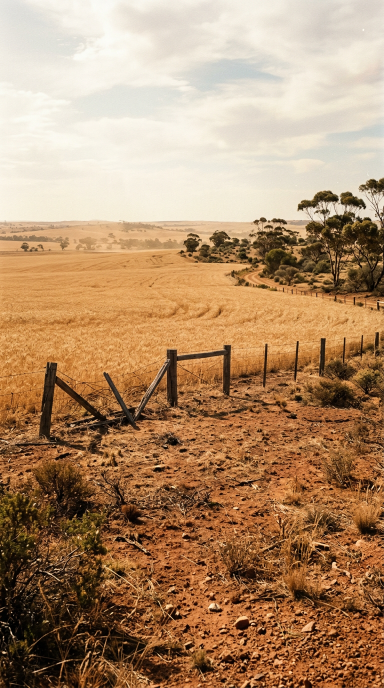
#> input picture past_detour_emu_1932/images/01_wheatbelt_opening.png, 768 x 1376 px (shown at 1/2 size)
$ python -i render_phase1.py   (imports and definitions only)
#> lines starting #> are read from the running program, lines starting #| are printed output that depends on the picture
#!/usr/bin/env python3
"""Render the 1932 Emu War Phase-1 Short from AI-generated still images.

No drawn/rigged/frame-by-frame character animation: the only visual motion is a
whole-image camera crop/zoom of generated scene stills. Requires pillow, numpy,
imageio-ffmpeg. Narration MP3 is a separately synthesized original voiceover.
"""
from __future__ import annotations

import math
import subprocess
import tempfile
import wave
from pathlib import Path

import imageio_ffmpeg
import numpy as np
from PIL import Image, ImageDraw, ImageFont, ImageFilter

ROOT = Path(__file__).resolve().parent
IMAGES = ROOT / "images"
AUDIO = ROOT / "audio"
OUT = ROOT / "Emu_War_1932_Phase1_Short.mp4"
# [1 line that did not run here, left out]
W, H, FPS, DURATION = 720, 1280, 24, 52
FONT_B = "/usr/share/fonts/truetype/dejavu/DejaVuSans-Bold.ttf"
FONT_R = "/usr/share/fonts/truetype/dejavu/DejaVuSans.ttf"
# Each beat is its own generated still, or a new camera crop on an earlier still.
# Captions summarize the nearby narrated passage, not verbatim timed subtitles.
BEATS = [
    ("01_wheatbelt_opening.png", 3.6, "THE EMU WAR", "Western Australia, 1932", "01  /  THE SETUP"),
    ("07_truck.png", 3.5, "SOLDIERS VS. BIRDS", "The birds had other plans.", "02  /  THE HOOK"),
    ("02_migration.png", 5.2, "20,000 EMUS", "Moved into wheat country", "03  /  THE ARRIVAL"),
    ("03_crop_damage.png", 4.0, "CROPS IN TROUBLE", "Farmers asked for help", "04  /  THE PROBLEM"),
    ("04_detachment.png", 4.7, "A TINY DETACHMENT", "Three men. Two Lewis guns.", "05  /  THE RESPONSE"),
    ("02_migration.png", 4.0, "THE FLOCK GATHERS", "An opportunity, briefly", "06  /  THE PLAN"),
    ("05_scatter.png", 4.1, "THEN IT SCATTERS", "Smaller groups, harder targets", "07  /  THE ESCAPE"),
    ("06_waterhole_jam.png", 4.2, "THE GUN JAMS", "The emus get away again", "08  /  THE WATERHOLE"),
    ("07_truck.png", 5.6, "A BOUNCING TRUCK", "Rough ground ruined the aim", "09  /  THE CHASE"),
    ("04_detachment.png", 5.0, "HUNDREDS KILLED", "But the problem remained", "10  /  THE RESULT"),
    ("03_crop_damage.png", 4.0, "STILL STRUGGLING", "The farms were not saved", "11  /  THE AFTERMATH"),
    ("02_migration.png", 4.1, "NOT A FORMAL WAR", "Who won the headline?", "12  /  THE QUESTION"),
]
# [1 line not run here, left out]


def run(args):
    subprocess.run(args, check=True, stdout=subprocess.DEVNULL, stderr=subprocess.PIPE)


def cover(source: Path) -> Image.Image:
#> called with source = 'images/01_wheatbelt_opening.png'
    image = Image.open(source).convert("RGB")
#> image is the input picture: PIL image 768x1376 RGB; mean R, G, B 175.7, 140.4, 106.7
    scale = max(W / image.width, H / image.height)
#> scale = 0.938
    size = (math.ceil(image.width * scale), math.ceil(image.height * scale))
#> size = (720, 1290)
    image = image.resize(size, Image.Resampling.LANCZOS)
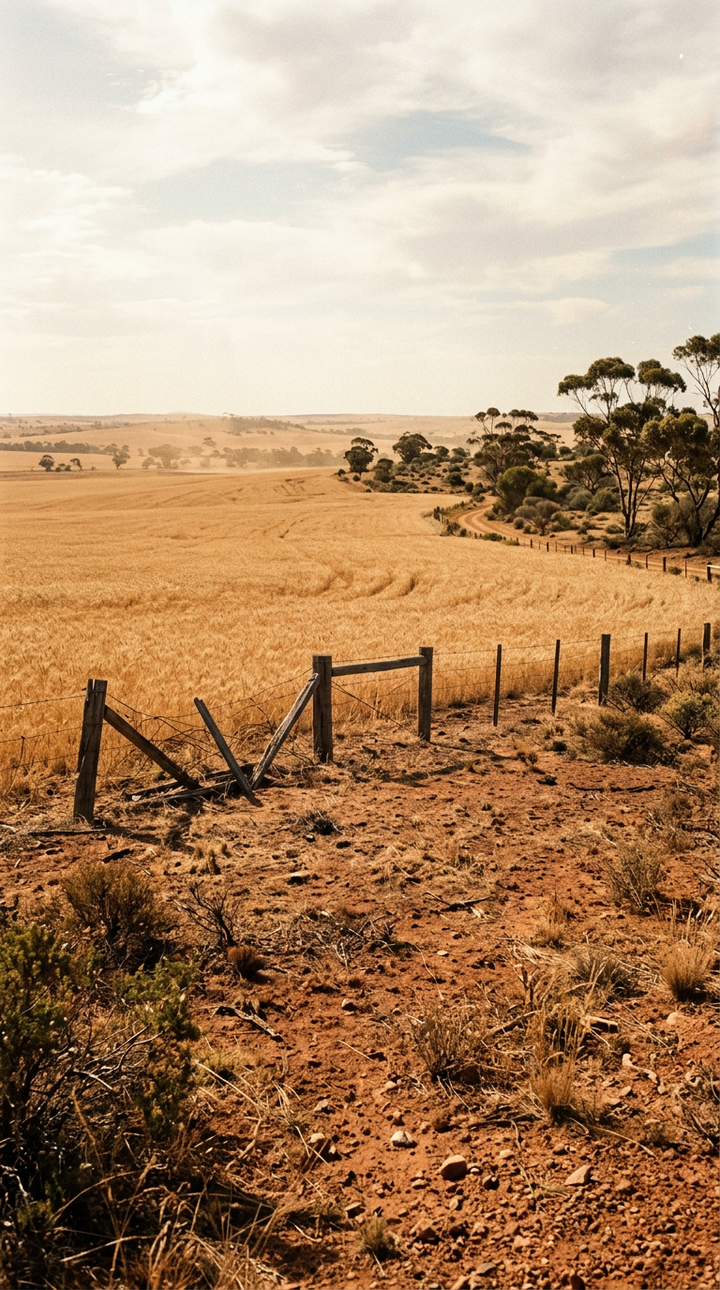
#> image: PIL image 720x1290 RGB; mean R, G, B 175.7, 140.4, 106.8
    x, y = (image.width - W) // 2, (image.height - H) // 2
#> x = 0; y = 5
    return image.crop((x, y, x + W, y + H))
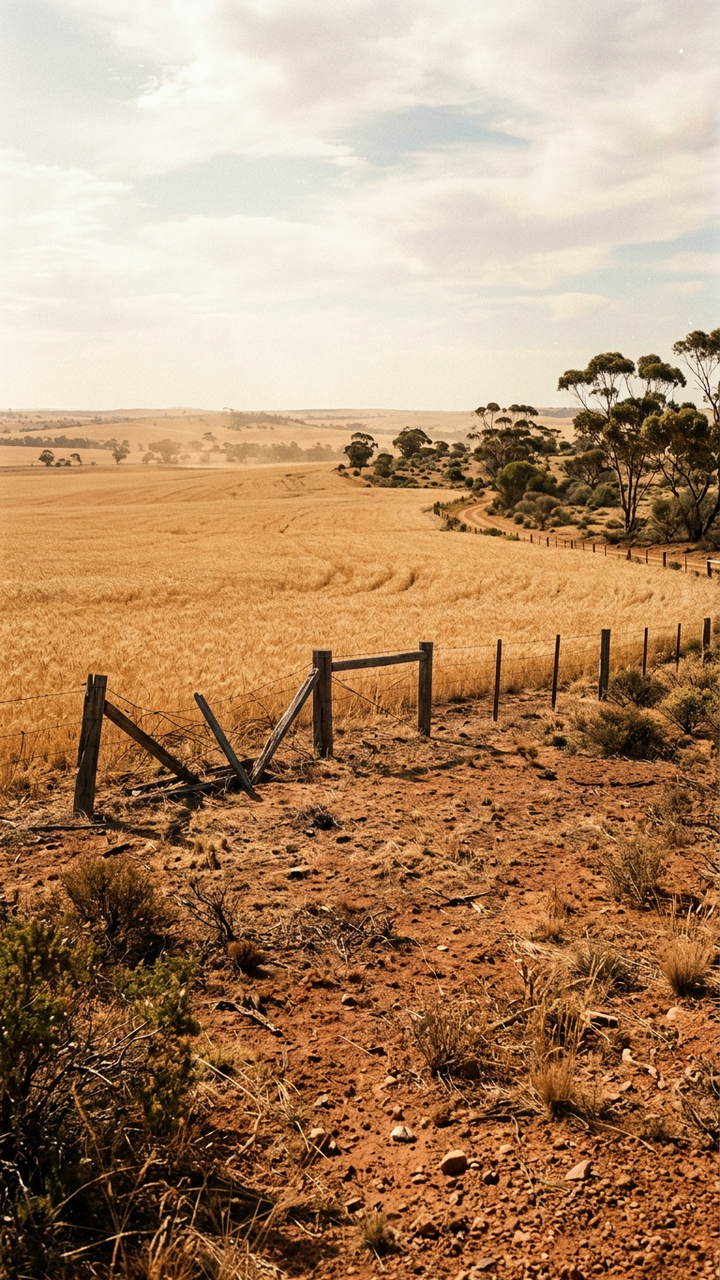
#> returned value: PIL image 720x1280 RGB; mean R, G, B 175.7, 140.3, 106.6


# [125 lines left out: functions fit_text, make_card, make_effects, main, not called in this run]


# [2 lines not run here, left out]

>>> result = cover('images/01_wheatbelt_opening.png')
